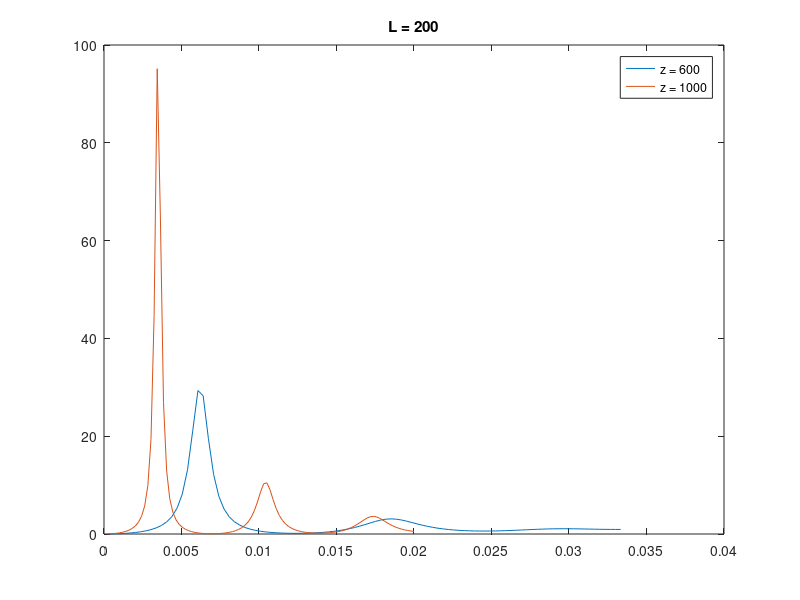

The MATLAB source for this figure:
L = 200;
z = 600;
k = linspace(0, 20, 100) / z;
num = 1 - 2 / L ./ k .* sin(L/2*k) .* cos(k*(z - L / 2));
den = 1 + 2 / L ./ k .* sin(L/2*k) .* cos(k*(z - L / 2));
plot(k, num./den);
hold on;
L = 200;
z = 1000;
k = linspace(0, 20, 100) / z;
num = 1 - 2 / L ./ k .* sin(L/2*k) .* cos(k*(z - L / 2));
den = 1 + 2 / L ./ k .* sin(L/2*k) .* cos(k*(z - L / 2));
plot(k, num./den);
title('L = 200');
legend({'z = 600', 'z = 1000'});